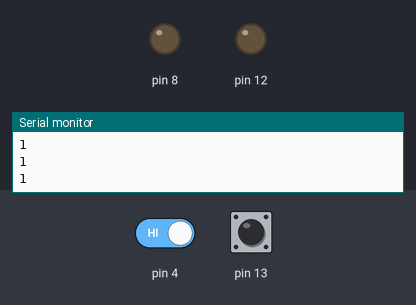
A sketch run on a simulated Arduino Uno, built with avr-gcc and run on an emulated ATmega328P. Shown: output pins drawn as LEDs (lit = HIGH), the last lines printed to the serial monitor. Dashed ring = blinking. The inputs (shaded band) are chosen by the test bench; at power-on: pin 13 HIGH, pin 4 HIGH.

Above: at 1.2 s.
1.3 s: pin 13 pulled LOW for 3.2 s
At 1.8 s:
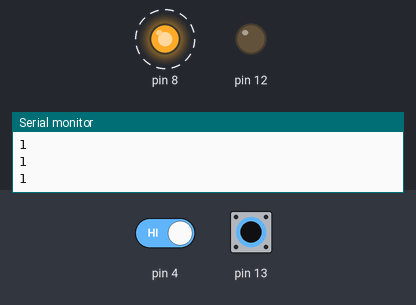
6.0 s: pin 4 driven LOW and pin 13 driven LOW
At 6.5 s:
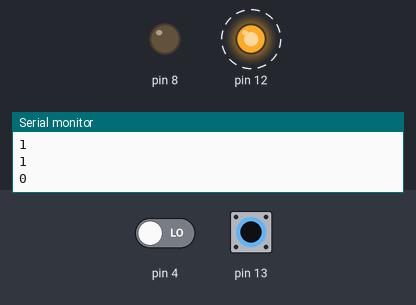
9.0 s: pin 13 driven HIGH
At 10.0 s:
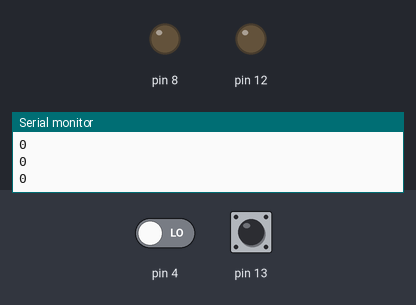
10.5 s: pin 13 driven LOW
At 11.0 s:
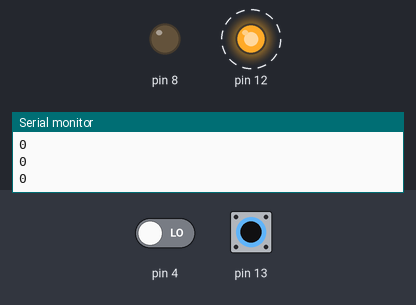
13.5 s: pin 4 driven HIGH
At 14.2 s:
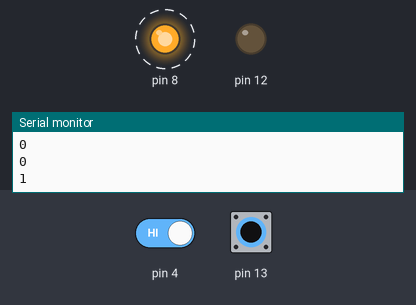
Timing chart, 0 to 17.5 s (numbered marks = the images above; inputs shaded):
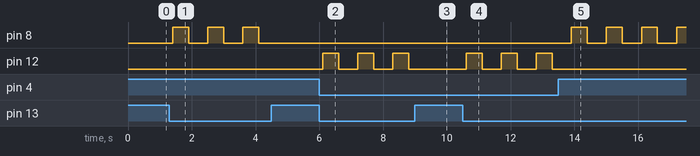

Measured:
- after the input at 1.3 s, pin 8: alternates HIGH for 0.50 s and LOW for 0.60 s, 6 changes in all, then stays LOW, starting after 0.10 s
- after the input at 6.0 s, pin 12: alternates HIGH for 0.50 s and LOW for 0.60 s, starting after 0.10 s
- after the input at 9.0 s, pin 12: stays LOW (without the input it goes to HIGH after 0.40 s)
- after the input at 10.5 s, pin 12: alternates HIGH for 0.50 s and LOW for 0.60 s, starting after 0.10 s
- after the input at 13.5 s, pin 8: alternates HIGH for 0.50 s and LOW for 0.60 s, starting after 0.41 s; pin 12: stops changing and stays LOW

The sketch:

exercici3_input.ino
```cpp
void setup() {
  // put your setup code here, to run once:
  Serial.begin(9600);
  pinMode(13, INPUT_PULLUP);
  pinMode(12, OUTPUT);
  pinMode(8, OUTPUT);
  pinMode(4,INPUT_PULLUP);

}

void loop() {
  // put your main code here, to run repeatedly:

  int A = digitalRead(13);
  int B = digitalRead(4);
  Serial.println(B);

  delay(100);


if(A==0 && B==1){

  digitalWrite(8, HIGH);   // turn the LED on (HIGH is the voltage level)
  delay(500);              // wait for a second
  digitalWrite(8, LOW);    // turn the LED off by making the voltage LOW
  delay(500);   // wait for a second

} else if (A==0 && B==0) {

  digitalWrite(12, HIGH);   // turn the LED on (HIGH is the voltage level)
  delay(500);              // wait for a second
  digitalWrite(12, LOW);    // turn the LED off by making the voltage LOW
  delay(500); // wait for a second


}

}
```
